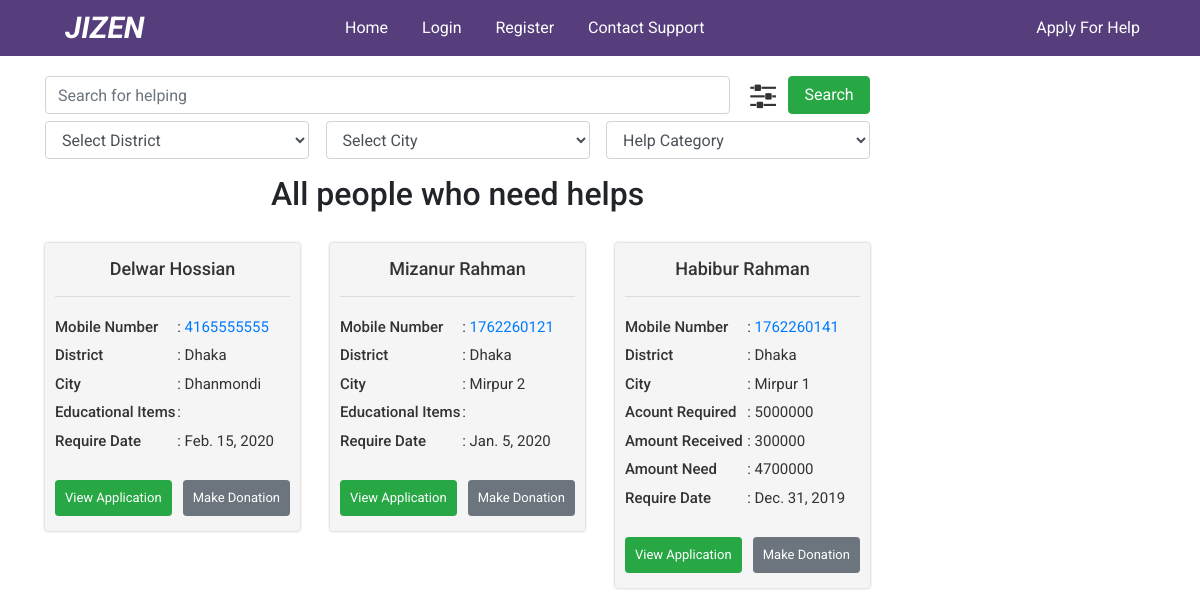
Before: / with the older database file.
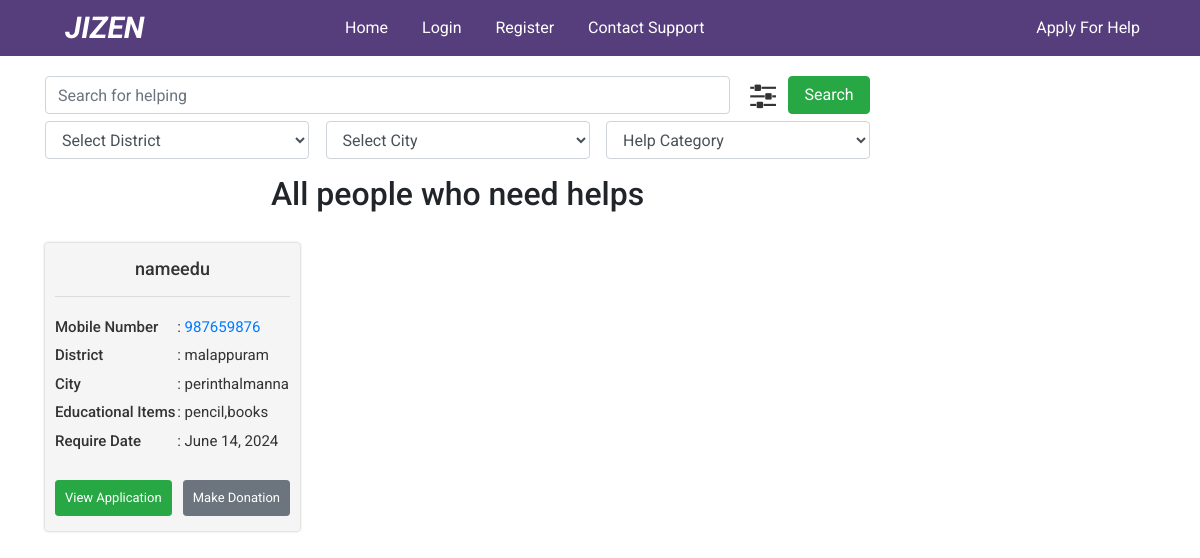
After: the same page with the newer database file.
### poorapp/models.py (models this page shows, shortened)
class Receivers(models.Model):
    name                    = models.CharField(max_length=150)
    email                   = models.EmailField(max_length=150, blank=True)
    mobile_number           = models.IntegerField()
    password                = models.CharField(max_length = 30, default="123456")
    aplicant_proffessions   = models.ForeignKey('ApplicantProffession', on_delete=models.CASCADE)
    gender_list = (
        ('F','Female'),
        ('M','Male'),
        ('O','Other')
    )
    aplicant_gender         = models.CharField(max_length=1,default = 1,choices=gender_list)
    aplicant_age            = models.IntegerField(default=30)
    image                   = models.ImageField(upload_to='uploads/')
    father_name             = models.CharField(max_length=150)
    father_proffession      = models.ForeignKey('FatherProffession', on_delete=models.CASCADE)
    father_contact_number   = models.IntegerField()
    mother_name             = models.CharField(max_length=150)
    help_type               = models.ForeignKey('HelpCategory', on_delete=models.CASCADE)
    amount                  = models.IntegerField()
    amount_received         = models.IntegerField(default=0)
    require_date            = models.DateField()
    city_name               = models.ForeignKey(CityList, on_delete= models.CASCADE)
    district_name           = models.ForeignKey(DistrictList, on_delete= models.CASCADE)
    post_code               = models.CharField(max_length=20)
    address                 = models.TextField(max_length=500)
    payment_type            = models.ForeignKey('PaymentType', on_delete=models.CASCADE, default=0,null=True)
    payment_type_account    = models.IntegerField(blank=True,null=True)
    identity_document_lists = (
        ('DL','Driving License'),
        ('PP','Passport'),
        ('NC','NID Card'),
        ('BC','Birth Certificate'),
    )
    identity_doc_type       = models.CharField(max_length=2, choices=identity_document_lists)
    identity_doc            = models.ImageField(upload_to='uploads/')
    identity_doc_number     = models.IntegerField(blank=True)
    document_file_one       = models.ImageField(upload_to='uploads/', blank=True)
    problem_description     = RichTextField(blank=True,null=True)
    status                  = models.BooleanField(default=False)
    complete_status         = models.BooleanField(default=False)
    timestamp               = models.DateField(auto_now_add=True, auto_now=False)
    update                  = models.DateField(auto_now=True, auto_now_add=False)
    cloth_count             = models.IntegerField(default=0);
    cloth_size              = models.CharField(max_length=200,default='0');
    edu_items               = models.CharField(max_length=300,default='');
    food_quantity           = models.IntegerField(default=0);
    food_time               = models.CharField(max_length=200,null=True, blank=True);

class CityList(models.Model):
    district    = models.ForeignKey(DistrictList, on_delete=models.CASCADE)
    city_name   = models.CharField(max_length=100)
    def __str__(self):
        return self.city_name

class DistrictList(models.Model):
    district_name = models.CharField(max_length=100)
    def __str__(self):
        return self.district_name

### commonapp/views.py (the view)
# urls.py: path("", views.Homepage, name='home'),
def Homepage(request):
    help_category = models.HelpCategory.objects.all()
    district_list = models.DistrictList.objects.all()
    poor_item = models.Receivers.objects.filter(status=True).order_by('-timestamp')
    context = {
        'help_category':help_category,
        'district_list':district_list,
        'poor_item':poor_item
    }
    return render(request, 'commonapp/home_page.html',context)

### poorapp/models.py (called while the page is built)
    def __str__(self):
        return self.category_name

### poorapp/templatetags/data_load.py (called while the page is built)
@register.filter(name='make_payment')
def make_payment(request,poor):
    deue_amount = poor.amount - poor.amount_received
    return deue_amount

### templates/commonapp/home_page.html (shortened to what the changed rows need)
{% extends 'commonapp/website_base.html' %}
{% load data_load %}
{% block body %}
    <section class="home_page_area">
        <div class="container">
            <div class="row">
                <div class="col-md-9">
                    <div class="poor_times_area">
                            <h2>All people who need helps</h2>
                        <div class="row">
                            {% if poor_search %}
                            {% for poor in poor_search %}
                            {% if not poor.complete_status %}
                                <div class="col-sm-4">
                                    <div class="single_poor single_item_home">
                                        <h1>{{poor.name}}</h1>
                                        <hr>
                                        <ul>
                                            <li><strong>Mobile Number</strong>: <a href="tel:{{poor.mobile_number}}">{{poor.mobile_number}}</a></li>
                                            <li><strong>District</strong>: {{poor.city_name.district}}</li>
                                            <li><strong>City</strong>: {{poor.city_name}}</li>
                                        {% if poor.help_type.id == 3 %}
                                            <li><strong>Acount Required</strong>: {{poor.amount}}</li>
                                            <li><strong>Amount Received</strong>: {{poor.amount_received}}</li>
                                            <li><strong>Amount Need</strong>: {{total_payments|make_payment:poor}}</li>
                                        {% elif poor.help_type.id == 1 %}
                                            <li><strong>Educational Items</strong>: {{ poor.edu_items }}</li>
                                        {% elif poor.help_type.id == 2 %}
                                            <li><strong>Cloth Count </strong>: {{ poor.cloth_count }}</li>
                                            <li><strong>Cloth Size </strong>: {{ poor.cloth_size }}</li>
                                        {% elif poor.help_type.id == 6 %}
                                            <li><strong>Food Quantity </strong>: {{ poor.food_quantity }}</li>
                                            <li><strong>Food Time </strong>: {{ poor.food_time }}</li>
                                        {% endif %}
                                            <li><strong>Require Date</strong>: {{poor.require_date}}</li>
                                        </ul>
                                        <div class="btn_area">
                                            <ul>
                                                <li><a class="btn btn-success btn-sm float-left" href="{% url 'commonapp:single_poor_people' poor.id %}">View Application</a></li>
                                                <li><a class="btn btn-secondary btn-sm float-right" href="{% url 'poorapp:doner_login' %}">Make Donation</a></li>
                                            </ul>
                                        </div>
                                    </div>
                                </div>
                            {% endif %}
                            {% endfor %}
                            {% else %}
                                {% for poor in poor_item %}
                                {% if not poor.complete_status %}
                                    <div class="col-sm-4">
                                        <div class="single_poor single_item_home">
                                            <h1>{{poor.name}}</h1>
                                            <hr>
                                            <ul>
                                                <li><strong>Mobile Number</strong>: <a href="tel:{{poor.mobile_number}}">{{poor.mobile_number}}</a></li>
                                                <li><strong>District</strong>: {{poor.city_name.district}}</li>
                                                <li><strong>City</strong>: {{poor.city_name}}</li>
                                                {% if poor.help_type.id == 3 %}
                                            <li><strong>Acount Required</strong>: {{poor.amount}}</li>
                                            <li><strong>Amount Received</strong>: {{poor.amount_received}}</li>
                                            <li><strong>Amount Need</strong>: {{total_payments|make_payment:poor}}</li>
                                        {% elif poor.help_type.id == 1 %}
                                            <li><strong>Educational Items </strong>: {{ poor.edu_items }}</li>
                                        {% elif poor.help_type.id == 2 %}
                                            <li><strong>Cloth Count </strong>: {{ poor.cloth_count }}</li>
                                            <li><strong>Cloth Size </strong>: {{ poor.cloth_size }}</li>
                                        {% elif poor.help_type.id == 6 %}
                                            <li><strong>Food Quantity </strong>: {{ poor.food_quantity }}</li>
                                            <li><strong>Food Time </strong>: {{ poor.food_time }}</li>
                                        {% endif %}
                                                <li><strong>Require Date</strong>: {{poor.require_date}}</li>
                                            </ul>
                                            <div class="btn_area">
                                                <ul>
                                                    <li><a class="btn btn-success btn-sm float-left" href="{% url 'commonapp:single_poor_people' poor.id %}">View Application</a></li>
                                                    <li><a class="btn btn-secondary btn-sm float-right" href="{% url 'poorapp:doner_login' %}">Make Donation</a></li>
                                                </ul>
                                            </div>
                                        </div>
                                    </div>
                                {% endif %}
                                {% endfor %}
                            {% endif %}
                        </div>
                    </div>
                </div>
            </div>
        </div>
    </section>
{% endblock body %}

Changed rows visible on the page:
removed Receivers: name "Delwar Hossian", mobile_number "4165555555", city_name.district "Dhaka", city_name "Dhanmondi", require_date "Feb. 15, 2020"
removed Receivers: name "Mizanur Rahman", mobile_number "1762260121", city_name.district "Dhaka", city_name "Mirpur 2", require_date "Jan. 5, 2020"
removed Receivers: name "Habibur Rahman", mobile_number "1762260141", city_name.district "Dhaka", city_name "Mirpur 1", amount "5000000", amount_received "300000", amount+amount_received "4700000", require_date "Dec. 31, 2019"
added Receivers: name "nameedu", mobile_number "987659876", city_name.district "malappuram", city_name "perinthalmanna", edu_items "pencil,books", require_date "June 14, 2024"
